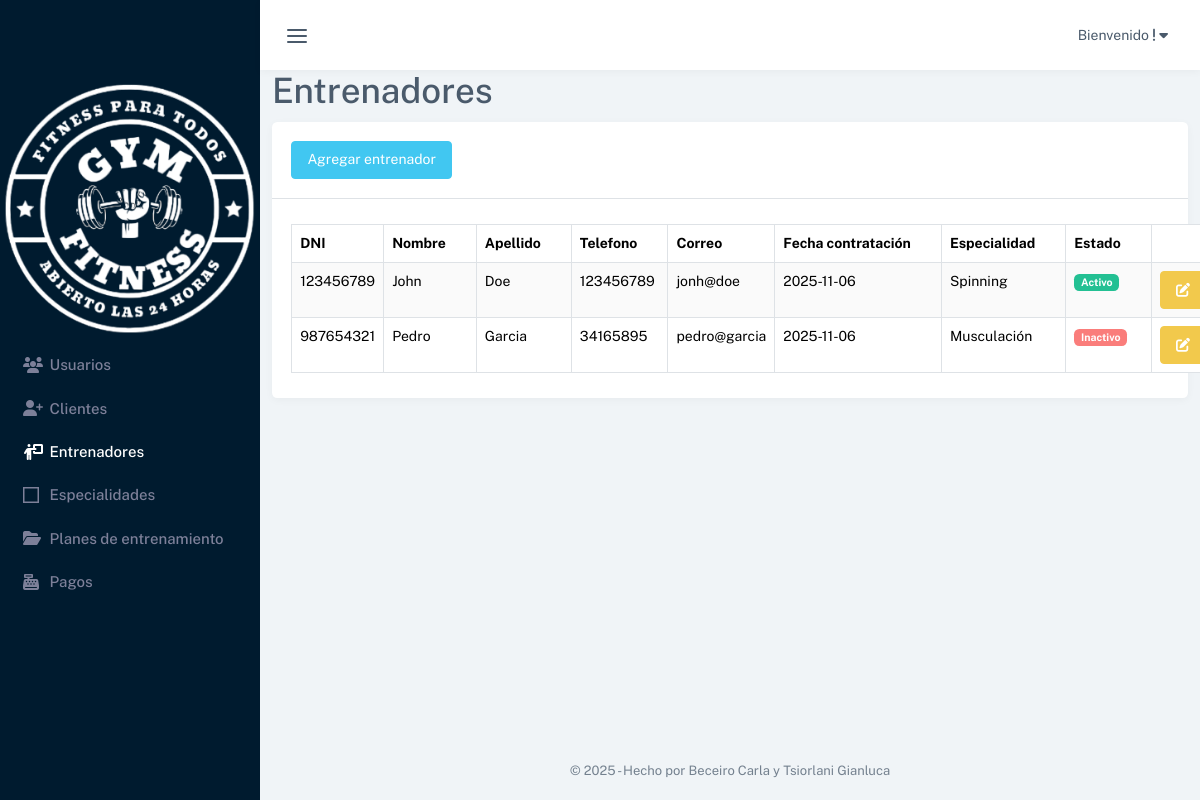
Screenshot of /entrenadores (signed in) with the database file from the repository.
### tables this page shows
CREATE TABLE `entrenadores` (
  `id` int(11) NOT NULL,
  `dni` int(8) DEFAULT NULL,
  `nombre` varchar(50) DEFAULT NULL,
  `apellido` varchar(50) DEFAULT NULL,
  `tel` varchar(20) DEFAULT NULL,
  `email` varchar(50) DEFAULT NULL,
  `contratacion` date DEFAULT NULL,
  `estado` tinyint(1) DEFAULT 0,
  `id_especialidad` int(11) NOT NULL
);

CREATE TABLE `especialidades` (
  `id_especialidad` int(11) NOT NULL,
  `nombre_especialidad` varchar(20) DEFAULT NULL
);

### controladores/controlador.plantilla.php (called while the page is built, shortened)
<?php
class ControladorPlantilla
{
    public function ctrMostrarPlantilla()
    {
        include 'vistas/plantilla.php';
    }
}

### index.php (called while the page is built, shortened)
<?php
require_once 'controladores/controlador.plantilla.php';
require_once 'controladores/controlador.usuarios.php';
require_once 'controladores/controlador.entrenadores.php';
require 'modelos/modelo.entrenadores.php';
$plantilla = new ControladorPlantilla();
$plantilla->ctrMostrarPlantilla();

### modelos/conexion.php (called while the page is built, shortened)
<?php
class Conexion
{
	static public function conectar()
	{
		try {
			$link = new PDO(
				"mysql:host=" . self::HOST . ";dbname=" . self::DBNAME,
				self::USER,
				self::PASSWORD
			);
			$link->exec("set names utf8");
			return $link;
		} catch (PDOException $e) {
			die("Error en la conexión a la base de datos: " . $e->getMessage());
		}
	}
}

### modelos/modelo.entrenadores.php (called while the page is built, shortened)
<?php
require_once 'conexion.php';
class ModeloEntrenadores
{
    static public function mdlMostrarEntrenadores($item, $valor)
    {
        if ($item != null) {
            try {
                $entrenadores = Conexion::conectar()->prepare("SELECT * FROM entrenadores WHERE $item = :$item");
                $entrenadores->bindParam(":" . $item, $valor, PDO::PARAM_INT);
                $entrenadores->execute();
                return $entrenadores->fetch(PDO::FETCH_ASSOC);
            } catch (Exception $e) {
                return "Error: " . $e->getMessage();
            }
        } else {
            try {
                $entrenadores = Conexion::conectar()->prepare("SELECT * FROM entrenadores as e INNER JOIN especialidades as s ON e.id_especialidad = s.id_especialidad");
                $entrenadores->execute();
                return $entrenadores->fetchAll(PDO::FETCH_ASSOC);
            } catch (Exception $e) {
                return "Error: " . $e->getMessage();
            }
        }
    }
}

### controladores/controlador.entrenadores.php (called while the page is built, shortened)
<?php
class ControladorEntrenadores
{
    static public function ctrMostrarEntrenadores($item, $valor)
    {
        $respuesta = ModeloEntrenadores::mdlMostrarEntrenadores($item, $valor);
        return $respuesta;
    }
}

### vistas/modulos/entrenadores.php (the view, shortened to what this page needs)
<h1>Entrenadores</h1>
<div class="row">
    <div class="col-12">
        <div class="card">
            <div class="card-header">
                <a href="agregar_entrenador" class="btn btn-info">Agregar entrenador</a>
            </div>
            <div class="card-body">
                <table id="datatable" class="table table-bordered table-striped dt-responsive table-responsive nowrap">
                    <thead>
                        <tr>
                            <th>DNI</th>
                            <th>Nombre</th>
                            <th>Apellido</th>
                            <th>Telefono</th>
                            <th>Correo</th>
                            <th>Fecha contratación</th>
                            <th>Especialidad</th>
                            <th>Estado</th>
                            <th colspan="2"></th>
                        </tr>
                    </thead>
                    <tbody>
                        <?php
                        $entrenadores = ControladorEntrenadores::ctrMostrarEntrenadores(null, null);
                        foreach ($entrenadores as $key => $entrenador) {
                            ?>
                            <tr style="background-color:#000888">
                                <td> <?php echo $entrenador["dni"] ?></td>
                                <td> <?php echo $entrenador["nombre"] ?></td>
                                <td> <?php echo $entrenador["apellido"] ?></td>
                                <td> <?php echo $entrenador["tel"] ?> </td>
                                <td> <?php echo $entrenador["email"] ?></td>
                                <td> <?php echo $entrenador["contratacion"] ?></td>
                                <td> <?php echo $entrenador["nombre_especialidad"] ?></td>
                                <td>
                                    <?php if ($entrenador["estado"] == 1) { ?>
                                        <span class="badge bg-success">Activo</span>
                                    <?php } else { ?>
                                        <span class="badge bg-danger">Inactivo</span>
                                    <?php } ?>
                                </td>
                                <td><a href="index.php?pagina=editar_entrenador&id=<?php echo $entrenador["id"] ?>"
                                        class="btn btn-warning"><i class="fas fa-edit"></i></a>
                                </td>
                            </tr>
                        <?php } ?>
                    </tbody>
                </table>
            </div>
        </div>
    </div>
</div>

### rows the page displays
entrenadores: dni "123456789", nombre "John", apellido "Doe", tel "123456789", email "jonh@doe", contratacion "2025-11-06", id_especialidad.nombre_especialidad "Spinning", estado "Activo"
entrenadores: dni "987654321", nombre "Pedro", apellido "Garcia", tel "34165895", email "pedro@garcia", contratacion "2025-11-06", id_especialidad.nombre_especialidad "Musculación", estado "Inactivo"
